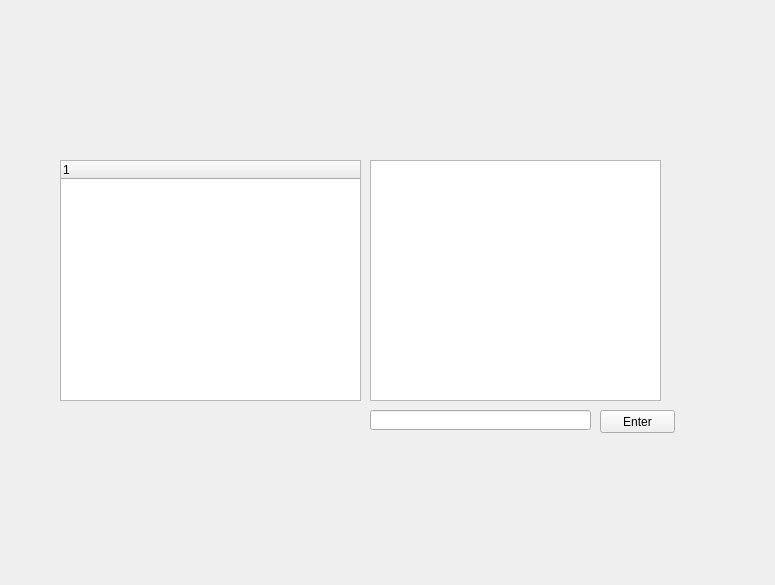
<?xml version="1.0" encoding="UTF-8"?>
<ui version="4.0">
 <class>FileManager</class>
 <widget class="QWidget" name="FileManager">
  <property name="geometry">
   <rect>
    <x>0</x>
    <y>0</y>
    <width>775</width>
    <height>585</height>
   </rect>
  </property>
  <property name="windowTitle">
   <string>Form</string>
  </property>
  <widget class="QTreeWidget" name="treeFileManager">
   <property name="geometry">
    <rect>
     <x>60</x>
     <y>160</y>
     <width>301</width>
     <height>241</height>
    </rect>
   </property>
   <column>
    <property name="text">
     <string notr="true">1</string>
    </property>
   </column>
  </widget>
  <widget class="QTextEdit" name="cmdOut">
   <property name="geometry">
    <rect>
     <x>370</x>
     <y>160</y>
     <width>291</width>
     <height>241</height>
    </rect>
   </property>
  </widget>
  <widget class="QLineEdit" name="cmdIn">
   <property name="geometry">
    <rect>
     <x>370</x>
     <y>410</y>
     <width>221</width>
     <height>20</height>
    </rect>
   </property>
  </widget>
  <widget class="QPushButton" name="buttonEnter">
   <property name="geometry">
    <rect>
     <x>600</x>
     <y>410</y>
     <width>75</width>
     <height>23</height>
    </rect>
   </property>
   <property name="text">
    <string>Enter</string>
   </property>
  </widget>
 </widget>
 <resources/>
 <connections/>
</ui>
